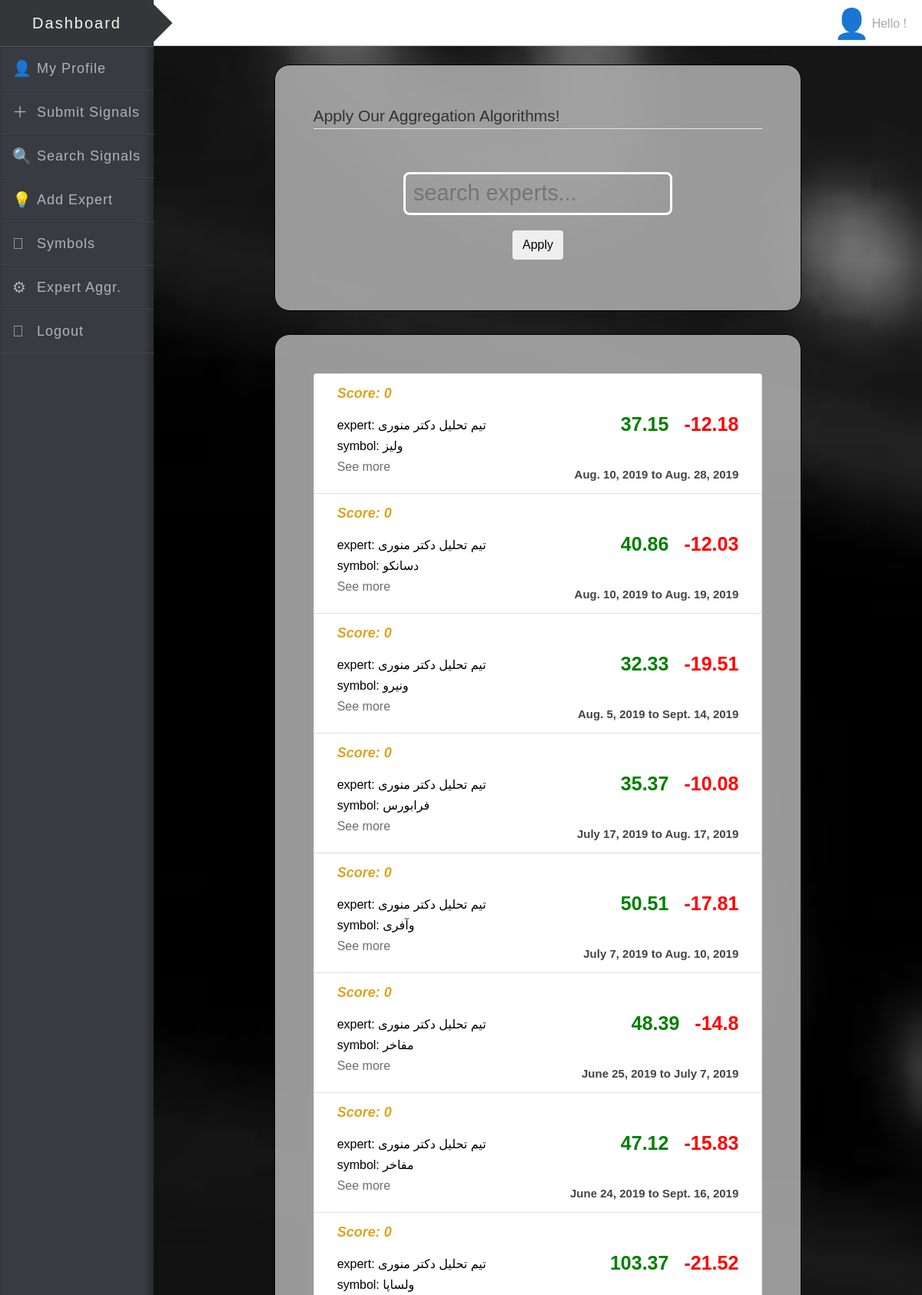
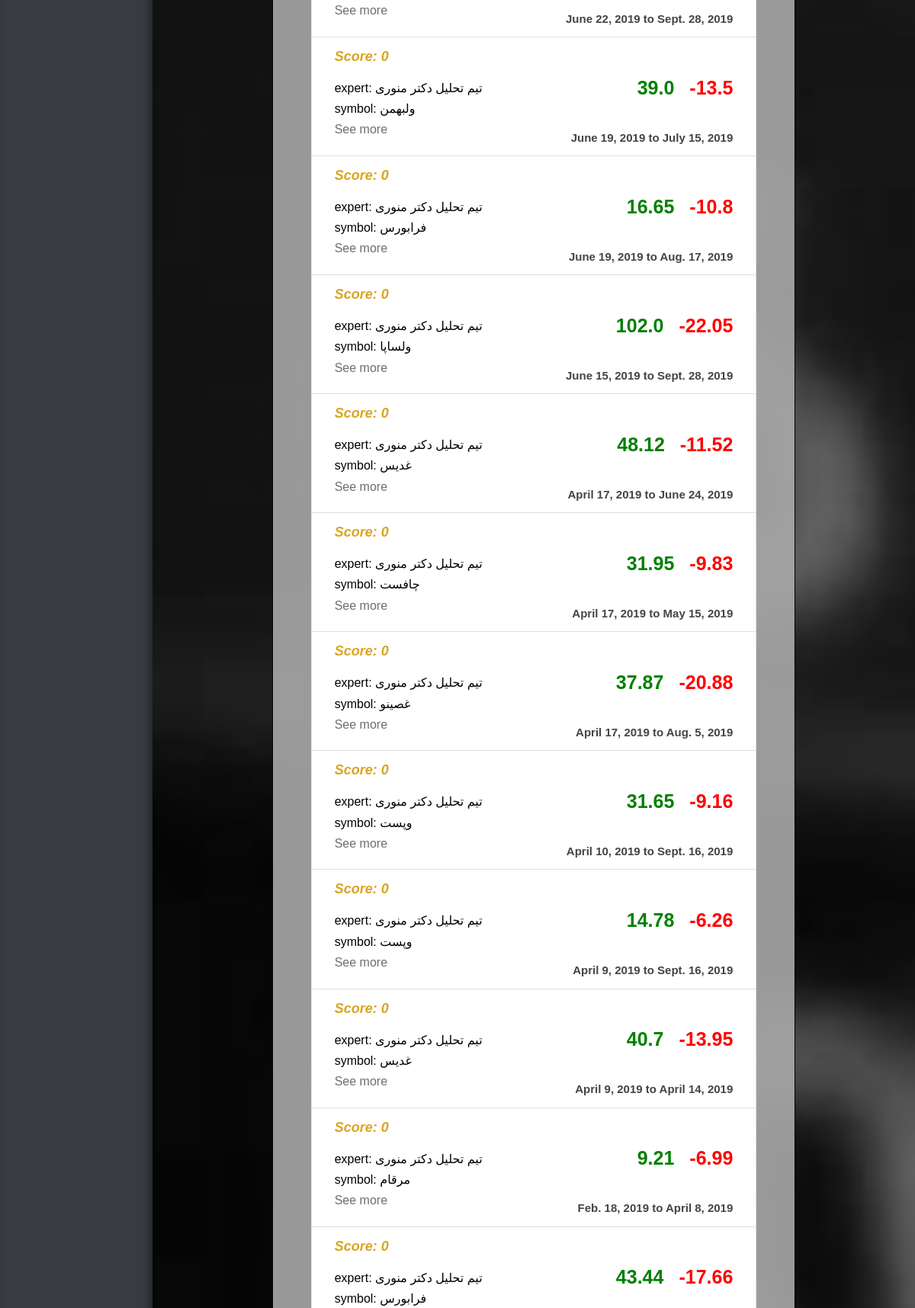
Page /signal/expert_aggregation (upper part) on the committed database (2 pictures, top to bottom).
### advertisement/models.py (models this page shows, shortened)
class Signal(models.Model):
    title = models.CharField(max_length=80)
    is_succeeded = models.BooleanField(default=None, blank=True, null=True)
    profit = models.FloatField(default=None, blank=True, null=True)
    start_date = models.DateField(default=None, blank=True, null=True)
    close_date = models.DateField(default=None, blank=True, null=True)
    expected_return = models.FloatField(default=None, blank=True, null=True)
    expected_risk = models.FloatField(default=None, blank=True, null=True)
    symbol = models.ForeignKey('Symbol', on_delete=models.CASCADE)
    expert = models.ForeignKey('Expert', on_delete=models.CASCADE, null=True, default="", blank=True)
    @property
    def user_id(self):
        return self.expert.display_name

class Expert(models.Model):
    display_name = models.CharField(max_length=30)
    first_name = models.CharField(max_length=80)
    last_name = models.CharField(max_length=80)
    website = models.URLField(max_length=200, null=True)
    raw_score = models.FloatField(default=1)
    @property
    def score(self):
        ads = Signal.objects.filter(expert=self).select_related('symbol')
        failure = len(ads.filter(is_succeeded=False))
        self.raw_score = 1 - (failure / (len(ads) + 1))
        self.save()
        max_score = Expert.objects.all().aggregate(Max('raw_score'))['raw_score__max']
        min_score = Expert.objects.all().aggregate(Min('raw_score'))['raw_score__min']
        if max_score == min_score:
            return 100
        normalized_score = (self.raw_score - min_score) / (max_score - min_score)
        return int(normalized_score*100)

class Symbol(models.Model):
    name = models.CharField(max_length=30)
    def __str__(self):
        return self.name

### advertisement/views.py (the view, shortened to what this page needs)
# urls.py: path('expert_aggregation', views.expert_aggregate, name='expert_aggregation'),
def expert_aggregate(request):
    experts = Expert.objects.all()
    if request.method == 'GET':
        ads = Signal.objects.all().order_by('-expert__raw_score')[:200]
        form = ApplyAlgorithmForm
        return render(request, '../templates/expert_aggregation.html', {
            'ads': ads,
            'form': form,
            'experts': experts,
            'weights': {},
            'final_wealth': 0,
            'show_results': False,
        })

### templates/expert_aggregation.html (shortened to what this page needs)
{% extends 'dashboard.html' %}
{% load static %}
{% block head %}
    <link rel="stylesheet" href="https://maxcdn.bootstrapcdn.com/bootstrap/4.0.0/css/bootstrap.min.css">
    <link rel="stylesheet" href="{% static 'style.css' %}?v=1">
    <link href="{% static 'ac/style.css' %}" rel="stylesheet">
    <link href="{% static 'ac/jquery.magicsearch.css' %}" rel="stylesheet">
{% endblock %}
{% block content %}
    <div class="grid">
        <div class="row">
            <div class="col-xs-10 col-md-8 col-lg-8 col-sm-8 offset-xs-1 offset-md-2 offset-lg-2 offset-sm-2 the-box">
                <div class="well bs-component">
                    <form method="post" class="form-horizontal">
                        <fieldset>
                            <legend>Apply Our Aggregation Algorithms!</legend>
                            <div class="form-group col-xs-12 col-sm-12 col-md-12 col-lg-12"
                                 style="display: flex; flex-direction: column;align-items: center;">
                                <div class="horizontal-items">
                                    <div id="container">
                                        <div class="adjust"></div>
                                        <section>
                                            <input class="magicsearch" id="basic" style="color:black;"
                                                   placeholder="search experts...">
                                        </section>
                                    </div>
                                </div>
                                <button type="submit" id="set-btn"
                                        class="btn btn-default" style="margin-top: 20px">Apply
                                </button>
                            </div>
                        </fieldset>
                    </form>
                </div>
            </div>
            <div class="col-xs-10 col-md-8 col-lg-8 col-sm-8 offset-xs-1 offset-md-2 offset-lg-2 offset-sm-2 the-box
                list-group table-of-contents" style="margin-top: 30px">
                {% for ad in ads %}
                    <div class="list-group-item" onclick="">
                        <div style="display: flex; justify-content: space-between">
                            <div style="float: left; flex-grow: 1" class="search-res">
                                <div style="display: flex; justify-content: space-between">
                                    <p style="float: left; margin: auto 10px; font-size: 18px; font-weight: bold; font-style: italic; color: goldenrod">
                                        Score: {{ ad.expert.score }}</p>
                                </div>
                                <h6><a style="color: black"
                                       href={% url 'expert_page' ad.expert.id %}>expert: {{ ad.user_id }}</a></h6>
                                <h6><a style="color: black"
                                       href={% url 'symbol_detail' ad.symbol.name %}>symbol: {{ ad.symbol }}</a></h6>
                                <h6><a style="color: #6e6e6e" href={% url 'advertisement_detail' ad.id %}>See more</a>
                                </h6>
                            </div>
                            <p style="float: right; margin: auto 10px; font-size: 25px; font-weight: bold; color: green">{{ ad.expected_return }}</p>
                            <p style="float: right; margin: auto 10px; font-size: 25px; font-weight: bold; color: red">{{ ad.expected_risk }}</p>
                        </div>
                        <p style="float: right; margin: auto 10px; font-size: 15px; font-weight: bold">
                            {% if ad.start_date %}
                                {{ ad.start_date }}
                            {% endif %}
                            {% if ad.close_date %}
                                to {{ ad.close_date }}
                            {% endif %}</p>
                    </div>
                {% endfor %}
            </div>
        </div>
    </div>
{% endblock %}

### static/style.css (style rules this page uses)
body { padding-top: 80px; padding-bottom: 80px; background-image: url("Stock_bg_denim.jpg") ; background-size: cover; background-attachment: fixed; }
legend { display: block; width: 100%; padding: 0; margin-bottom: 20px; font-size: 21px; line-height: inherit; color: #333; border: 0; border-bottom: 1px solid #e5e5e5; }
.the-box { padding: 50px; alignment: center; background: rgba(169, 169, 169, 0.9); border: 1px solid black; border-radius: 20px; }
.search-res h6 { position: relative; top: 18px; left: 10px; }

### static/ac/style.css (style rules this page uses)
section { margin-top: 10%; }
#container { padding: 0 20px; }
.magicsearch { border: 3px solid #fff; height: 56px; width: 350px; border-radius: 8px; outline: none; color: #fff; background-color: transparent; transition: all .5s cubic-bezier(.19,1,.5,1); padding: 5px 10px; font-size: 1.8rem; }
.adjust { height: 1px; }

### static/dashboard_style.css (style rules this page uses)
body { display: -webkit-box; display: -moz-box; display: -ms-flexbox; display: -webkit-flex; display: flex; margin: 0; padding: 0; background-color: #f0f0f0; font-family: Muli, sans-serif; color: #444; }
a { cursor: pointer; display: block; color: #b3b3b3; text-decoration: none; }
.bckg_right { background-image: url("Stock_bg_bw.jpg"); background-size: cover; padding-top: 0; }

### rows in the picture
Signal: expert.score "0", user_id "تیم تحلیل دکتر منوری", symbol "ولیز", expected_return "37.15", expected_risk "-12.18", start_date "Aug. 10, 2019", close_date "Aug. 28, 2019"
Signal: expert.score "0", user_id "تیم تحلیل دکتر منوری", symbol "دسانکو", expected_return "40.86", expected_risk "-12.03", start_date "Aug. 10, 2019", close_date "Aug. 19, 2019"
Signal: expert.score "0", user_id "تیم تحلیل دکتر منوری", symbol "ونیرو", expected_return "32.33", expected_risk "-19.51", start_date "Aug. 5, 2019", close_date "Sept. 14, 2019"
Signal: expert.score "0", user_id "تیم تحلیل دکتر منوری", symbol "فرابورس", expected_return "35.37", expected_risk "-10.08", start_date "July 17, 2019", close_date "Aug. 17, 2019"
Signal: expert.score "0", user_id "تیم تحلیل دکتر منوری", symbol "وآفری", expected_return "50.51", expected_risk "-17.81", start_date "July 7, 2019", close_date "Aug. 10, 2019"
Signal: expert.score "0", user_id "تیم تحلیل دکتر منوری", symbol "مفاخر", expected_return "48.39", expected_risk "-14.8", start_date "June 25, 2019", close_date "July 7, 2019"
Signal: expert.score "0", user_id "تیم تحلیل دکتر منوری", symbol "مفاخر", expected_return "47.12", expected_risk "-15.83", start_date "June 24, 2019", close_date "Sept. 16, 2019"
Signal: expert.score "0", user_id "تیم تحلیل دکتر منوری", symbol "ولساپا", expected_return "103.37", expected_risk "-21.52", start_date "June 22, 2019", close_date "Sept. 28, 2019"
Signal: expert.score "0", user_id "تیم تحلیل دکتر منوری", symbol "ولبهمن", expected_return "39.0", expected_risk "-13.5", start_date "June 19, 2019", close_date "July 15, 2019"
Signal: expert.score "0", user_id "تیم تحلیل دکتر منوری", symbol "فرابورس", expected_return "16.65", expected_risk "-10.8", start_date "June 19, 2019", close_date "Aug. 17, 2019"
Signal: expert.score "0", user_id "تیم تحلیل دکتر منوری", symbol "ولساپا", expected_return "102.0", expected_risk "-22.05", start_date "June 15, 2019", close_date "Sept. 28, 2019"
Signal: expert.score "0", user_id "تیم تحلیل دکتر منوری", symbol "غدیس", expected_return "48.12", expected_risk "-11.52", start_date "April 17, 2019", close_date "June 24, 2019"
Signal: expert.score "0", user_id "تیم تحلیل دکتر منوری", symbol "چافست", expected_return "31.95", expected_risk "-9.83", start_date "April 17, 2019", close_date "May 15, 2019"
Signal: expert.score "0", user_id "تیم تحلیل دکتر منوری", symbol "غصینو", expected_return "37.87", expected_risk "-20.88", start_date "April 17, 2019", close_date "Aug. 5, 2019"
Signal: expert.score "0", user_id "تیم تحلیل دکتر منوری", symbol "وپست", expected_return "31.65", expected_risk "-9.16", start_date "April 10, 2019", close_date "Sept. 16, 2019"
Signal: expert.score "0", user_id "تیم تحلیل دکتر منوری", symbol "وپست", expected_return "14.78", expected_risk "-6.26", start_date "April 9, 2019", close_date "Sept. 16, 2019"
Signal: expert.score "0", user_id "تیم تحلیل دکتر منوری", symbol "غدیس", expected_return "40.7", expected_risk "-13.95", start_date "April 9, 2019", close_date "April 14, 2019"
Signal: expert.score "0", user_id "تیم تحلیل دکتر منوری", symbol "مرقام", expected_return "9.21", expected_risk "-6.99", start_date "Feb. 18, 2019", close_date "April 8, 2019"
Signal: expert.score "0", user_id "تیم تحلیل دکتر منوری", symbol "فرابورس", expected_return "43.44", expected_risk "-17.66"
